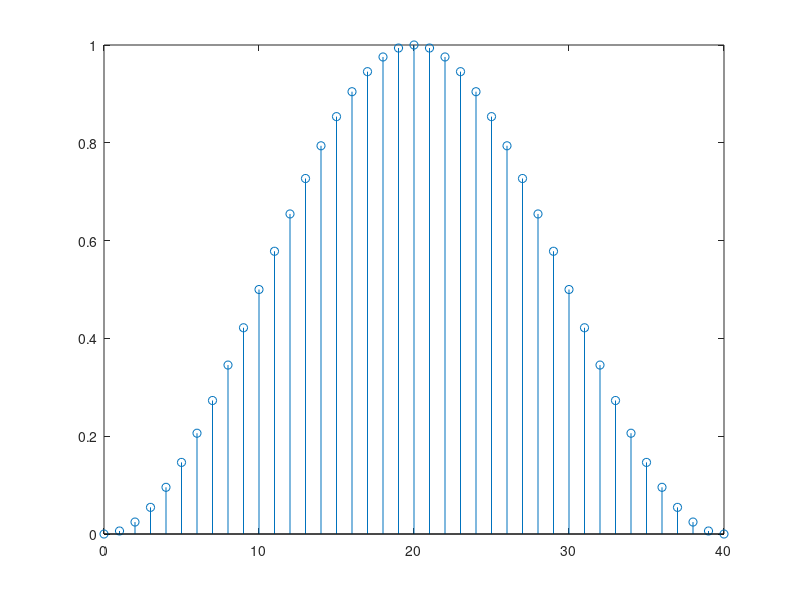
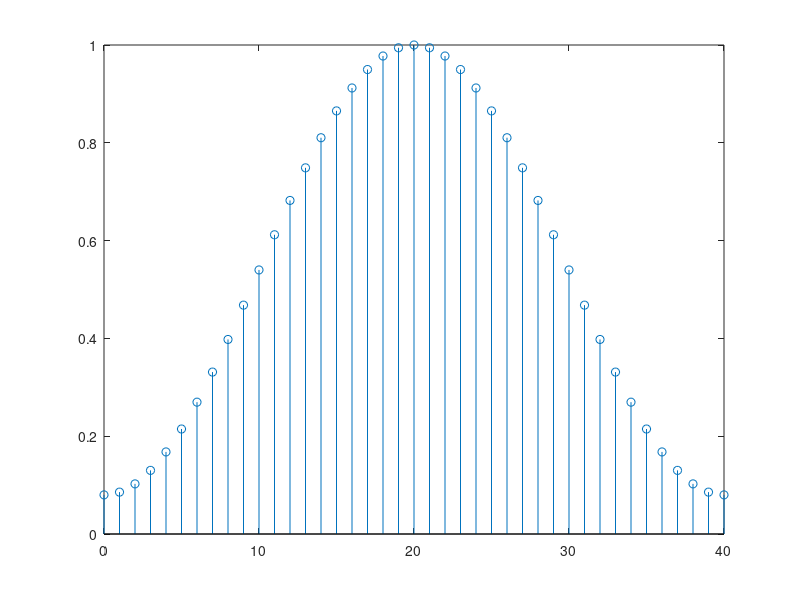
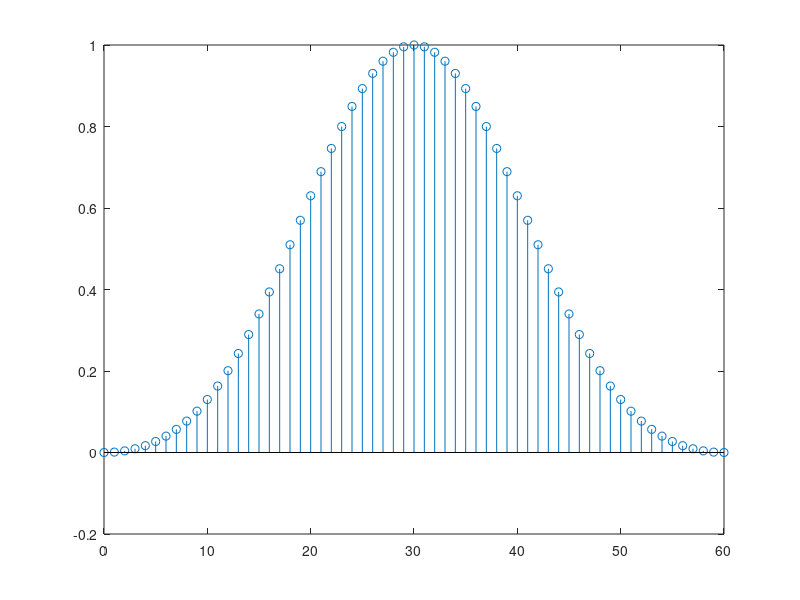
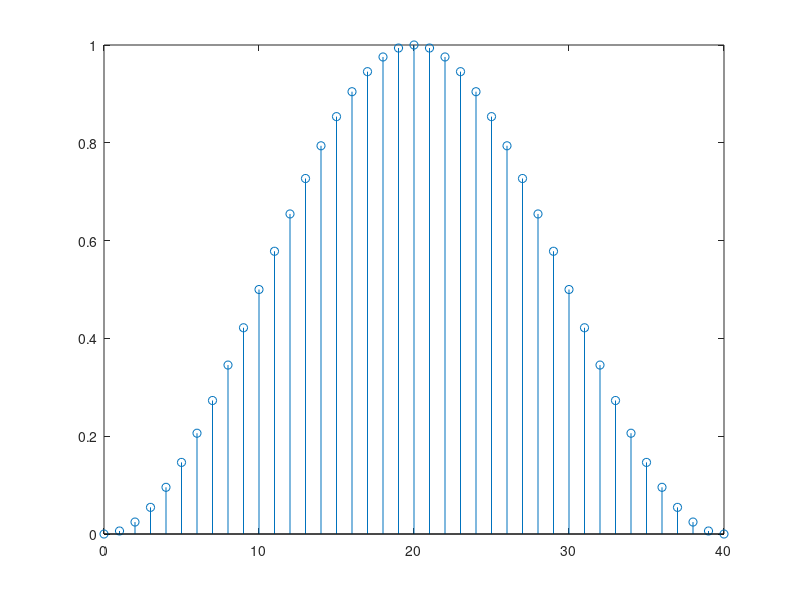

The MATLAB script that drew these images, in order: (Note: this script raises an error after producing the figures.)
close all;
clc;
clear;

% The specifications of the filter
point1 = 0.2*pi;
point2 = 0.4*pi;
point3 = 0.6*pi;
point4 = 0.8*pi;

dw1 = point2 - point1;
dw2 = point4 - point3;
dw = max(dw1,dw2);

w1 = (point1+point2)/2;
w2 = (point3+point4)/2;

Mhann = ceil(8*pi/dw);
Mhamming = ceil(8*pi/dw);
Mblackman = ceil(12*pi/dw);

% 1st way - Matlab functions
Whann = hann(Mhann+1)';
Whamming = hamming(Mhamming+1)';
Wblackman = blackman(Mblackman+1)';

% step functions with width of each window
Uhann = 0:1:Mhann;
Uhamming = 0:1:Mhamming;
Ublackman = 0:1:Mblackman;

% 2nd way - Manually
W2hann = 0.5-0.5*cos(2*pi*Uhann/Mhann);
W2hamming = 0.54-0.46*cos(2*pi*Uhamming/Mhamming);
W2blackman = 0.42-0.5*cos(2*pi*Ublackman/Mblackman) + 0.08*cos(4*pi*Ublackman/Mblackman);

% Figures of the 1st Windows
figure(1); stem(Uhann,Whann);
figure(2); stem(Uhamming,Whamming);
figure(3); stem(Ublackman,Wblackman);

% Figures of the 2nd Windows
figure(4); stem(Uhann,W2hann);
figure(5); stem(Uhamming,W2hamming);
figure(6); stem(Ublackman,W2blackman);


% Calculations
f1 = w1/pi;
f2 = w2/pi;

% Values for Hann and Hamming (since they have the same M)
n = 0:1:Mhann;
a = Mhann/2;
m=n-a;

%Values for Blackman
n2 = 0:1:Mblackman;
a2 = Mblackman/2;
m2=n2-a2;

% 1st way Filter
synartisi = (-f1*sinc(f1*m)+f2*sinc(f2*m));
filterhann1 = (-f1*sinc(f1*m)+f2*sinc(f2*m)).*Whann;
filterhamming1 = (-f1*sinc(f1*m)+f2*sinc(f2*m)).*Whamming;
filterblackman1 = (-f1*sinc(f1*m2)+f2*sinc(f2*m2)).*Wblackman;

% 2nd way Filter
hb = ((-sin(w1*(n-a)) + sin(w2*(n-a)))./(pi*(n-a)));
hb2 = ((-sin(w1*(n2-a2)) + sin(w2*(n2-a2)))./(pi*(n2-a2)));
filterhann2 = hb.*Whann;
filterhamming2 = hb.*Whamming;
filterblackman2 = hb2.*Wblackman;

% 3rd way Filter
filterhann3 = fir1(Mhann,[f1 f2]);
filterhamming3 = fir1(Mhamming,[f1 f2]);
filterblackman3 = fir1(Mblackman,[f1 f2]);

% All filter graphs
figure(7); stem(n,filterhann1);
figure(8); stem(n,filterhann2);
figure(9); stem(n,filterhann3);

figure(10); stem(n,filterhamming1);
figure(11); stem(n,filterhamming2);
figure(12); stem(n,filterhamming3);

figure(13); stem(n2,filterblackman1);
figure(14); stem(n2,filterblackman2);
figure(15); stem(n2,filterblackman3);


% Characteristics of the filters
fvtool(filterhann1);
figure(16); impz(filterhann1);
figure(17); stepz(filterhann1);
figure(18); grpdelay(filterhann1);
figure(19); freqz(filterhann1);

% Characteristics of the filters
fvtool(filterhamming1);
figure(20); impz(filterhamming1);
figure(21); stepz(filterhamming1);
figure(22); grpdelay(filterhamming1);
figure(23); freqz(filterhamming1);


% Characteristics of the filters
fvtool(filterblackman1);
figure(24); impz(filterblackman1);
figure(25); stepz(filterblackman1);
figure(26); grpdelay(filterblackman1);
figure(27); freqz(filterblackman1);


% DFT of filter
X1old = abs(fft(filterhann1,8192));
X2old = abs(fft(filterhamming1,8192));
X3old = abs(fft(filterblackman1,8192));

X1(1:8192/2+1) = X1old(1:8192/2+1);
X2(1:8192/2+1) = X2old(1:8192/2+1);
X3(1:8192/2+1) = X3old(1:8192/2+1);

figure(28); plot([0:1/(8192/2):1],X1);
figure(29); plot([0:1/(8192/2):1],X2);
figure(30); plot([0:1/(8192/2):1],X3);


% Error function
for i = 1:1:4097
    branchhann1(i) = X1(i);
    branchhann2(i) = 1-X1(i);
    branchhann3(i) = X1(i);
    error_function1(i) = 0;
end

branchhann1 = branchhann1(1:818);
branchhann2 = branchhann2(1638:2456);
branchhann3 = branchhann3(3276:4097);

error_function1(1:818) = branchhann1(1:818);
error_function1(1638:2456) = branchhann2(1:819);
error_function1(3276:4097) = branchhann3(1:822);

% Error function Graph
figure(31); plot([0:1/(8192/2):1],error_function1);

% Error function
for i = 1:1:4097
    branchhamming1(i) = X2(i);
    branchhamming2(i) = 1-X2(i);
    branchhamming3(i) = X2(i);
    error_function2(i) = 0;
end

branchhamming1 = branchhamming1(1:818);
branchhamming2 = branchhamming2(1638:2456);
branchhamming3 = branchhamming3(3276:4097);

error_function2(1:818) = branchhamming1(1:818);
error_function2(1638:2456) = branchhamming2(1:819);
error_function2(3276:4097) = branchhamming3(1:822);

% Error function Graph
figure(32); plot([0:1/(8192/2):1],error_function2);

% Error function
for i = 1:1:4097
    branchblackman1(i) = X3(i);
    branchblackman2(i) = 1-X3(i);
    branchblackman3(i) = X3(i);
    error_function3(i) = 0;
end

branchblackman1 = branchblackman1(1:818);
branchblackman2 = branchblackman2(1638:2456);
branchblackman3 = branchblackman3(3276:4097);

error_function3(1:818) = branchblackman1(1:818);
error_function3(1638:2456) = branchblackman2(1:819);
error_function3(3276:4097) = branchblackman3(1:822);

% Error function Graph
figure(33); plot([0:1/(8192/2):1],error_function3);